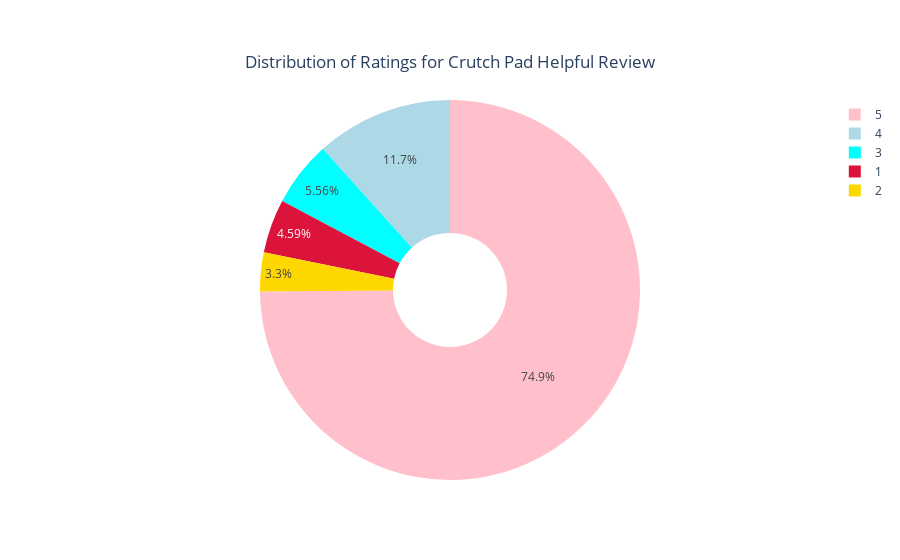

The code cell stored with this chart in its notebook:
### Markdown cell above
### Rating Distribution

### Code cell
#colors = plt.cm.copper(np.linspace(0, 1, 15))
ratings = df['rating'].value_counts().sort_index(ascending=False)

label_rating = ratings.index
size_rating = ratings.values

colors = ['pink', 'lightblue', 'aqua', 'gold', 'crimson']

rating_piechart = go.Pie(labels = label_rating,
                         values = size_rating,
                         marker = dict(colors = colors),
                         name = 'Alexa', hole = 0.3)

rating_df = [rating_piechart]

layout = go.Layout(
           title={
        'text': "Distribution of Ratings for Crutch Pad Helpful Review",
        'y':0.9,
        'x':0.5,
        'xanchor': 'center',
        'yanchor': 'top'})

fig = go.Figure(data = rating_df,
                 layout = layout)

py.iplot(fig)
display(ratings)

### Figure 1 — Plotly figure (JSON) as saved in the notebook; plotly's stock layout.template omitted (floating-point values rounded to 4 significant figures)
{"data": [{"hole": 0.3, "labels": [5, 4, 3, 2, 1], "marker": {"colors": ["pink", "lightblue", "aqua", "gold", "crimson"]}, "name": "Alexa", "type": "pie", "values": [1860, 290, 138, 82, 114]}], "layout": {"title": {"text": "Distribution of Ratings for Crutch Pad Helpful Review", "x": 0.5, "xanchor": "center", "y": 0.9, "yanchor": "top"}}}
